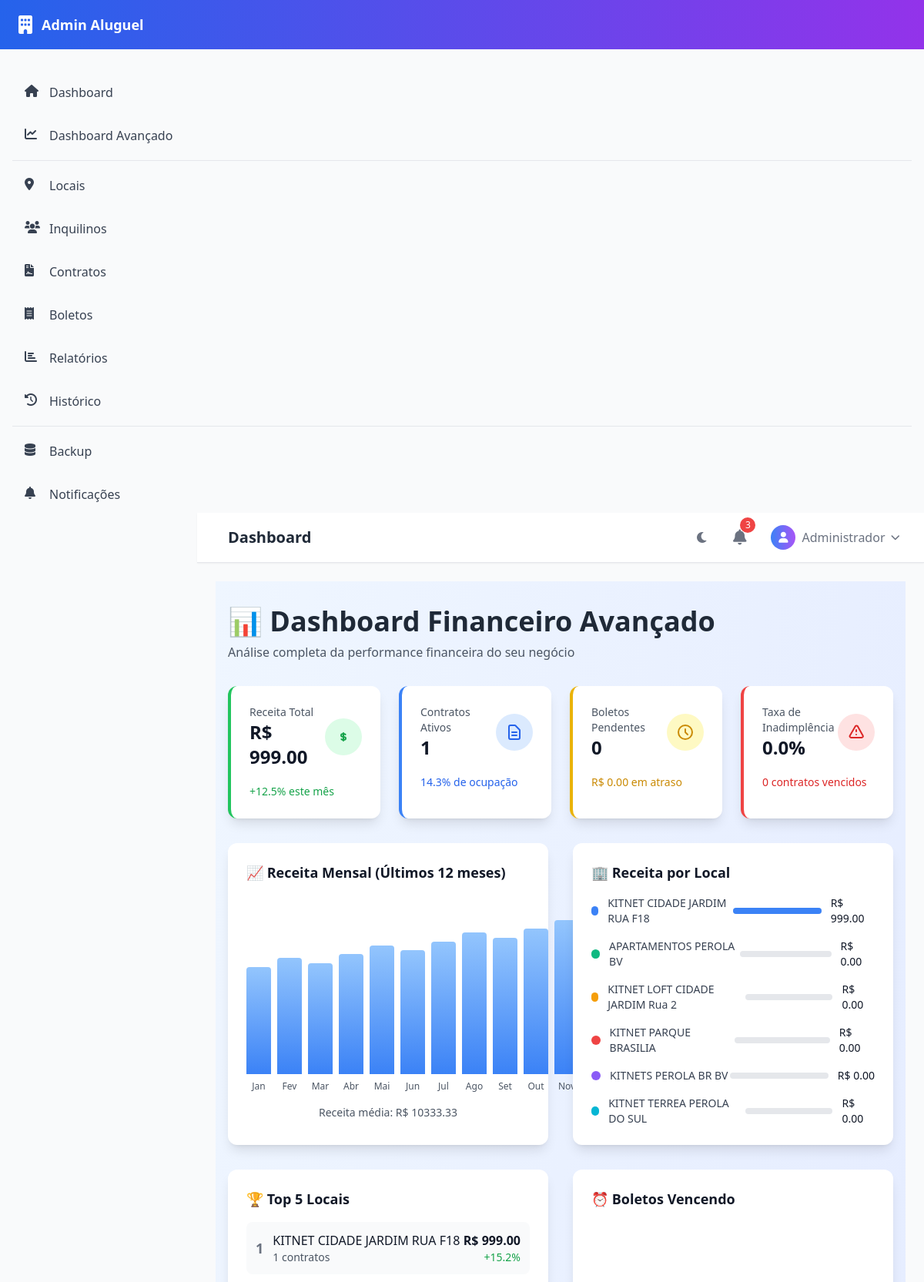
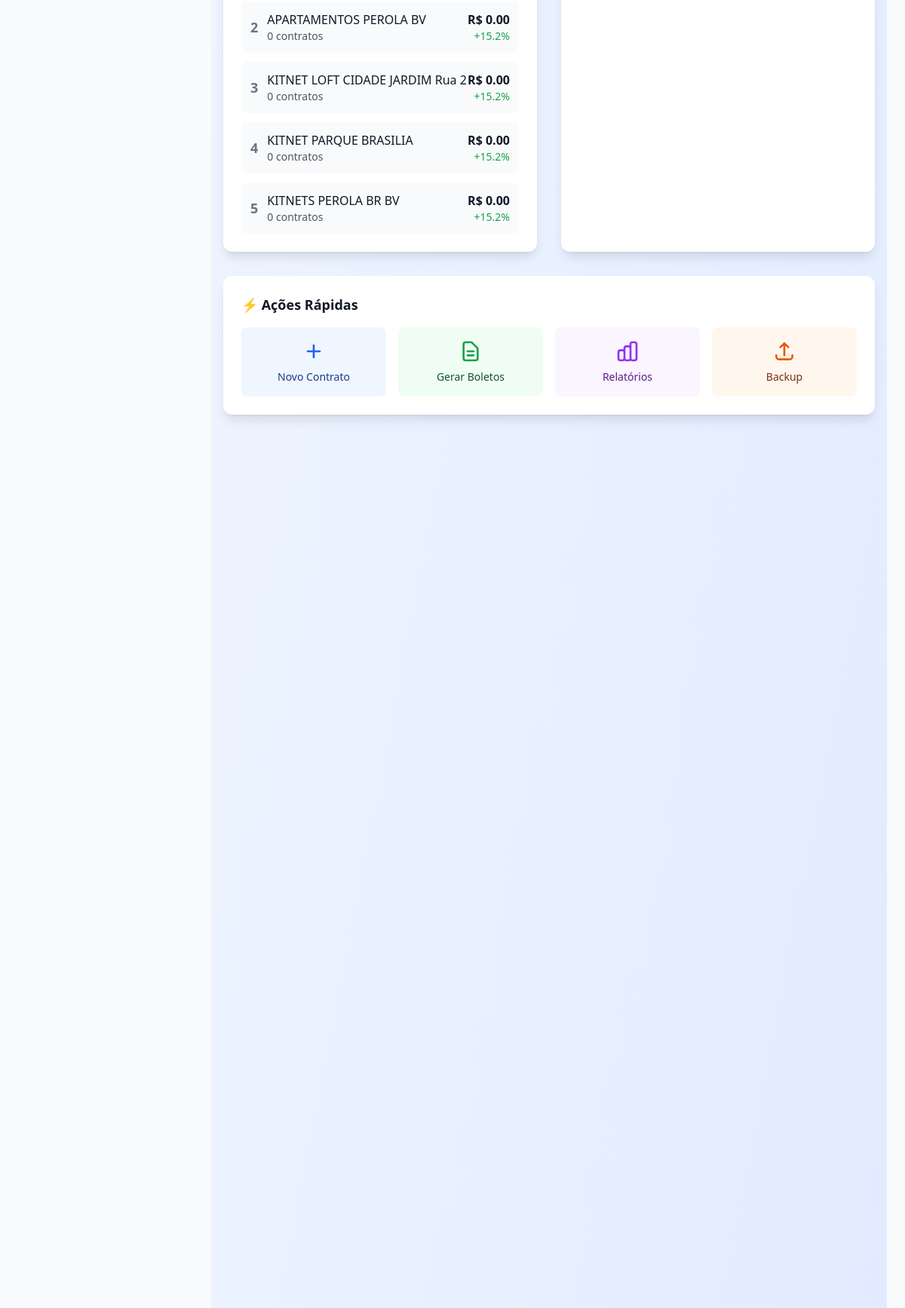
/dashboard_avancado (upper part), run on the app's committed database (2 pictures, top to bottom).
### app/models.py (models this page shows)
class Local(db.Model):
    id = db.Column(db.Integer, primary_key=True)
    nome = db.Column(db.String(120), nullable=False)
    unidades = db.relationship('Unidade', backref='local', lazy=True)

### app/routes.py (the view, shortened to what this page needs)
@app.route('/dashboard_avancado')
def dashboard_avancado():
    try:
        from datetime import datetime
        contratos = Contrato.query.all()
        inquilinos = Inquilino.query.all()
        locais = Local.query.all()
        unidades = Unidade.query.all()
        boletos = Boleto.query.all()
        receita_total = sum(c.valor_aluguel for c in contratos if c.situacao == 'Ativo')
        contratos_ativos = Contrato.query.filter_by(situacao='Ativo').count()
        boletos_pendentes = Boleto.query.filter_by(status='pendente').count()
        valor_pendente = sum(b.valor_total for b in boletos if b.status == 'pendente')
        total_unidades = len(unidades)
        unidades_ocupadas = sum(1 for u in unidades if u.status == 'ocupada')
        taxa_ocupacao = (unidades_ocupadas / total_unidades * 100) if total_unidades > 0 else 0
        contratos_vencidos = Contrato.query.filter_by(situacao='Vencido').count()
        total_contratos = len(contratos)
        taxa_inadimplencia = (contratos_vencidos / total_contratos * 100) if total_contratos > 0 else 0
        crescimento_receita = 12.5
        receita_mensal = [
            {'mes': 'Jan', 'valor': 8500},
            {'mes': 'Fev', 'valor': 9200},
            {'mes': 'Mar', 'valor': 8800},
            {'mes': 'Abr', 'valor': 9500},
            {'mes': 'Mai', 'valor': 10200},
            {'mes': 'Jun', 'valor': 9800},
            {'mes': 'Jul', 'valor': 10500},
            {'mes': 'Ago', 'valor': 11200},
            {'mes': 'Set', 'valor': 10800},
            {'mes': 'Out', 'valor': 11500},
            {'mes': 'Nov', 'valor': 12200},
            {'mes': 'Dez', 'valor': 11800}
        ]
        receita_maxima = max(mes['valor'] for mes in receita_mensal)
        receita_media = sum(mes['valor'] for mes in receita_mensal) / len(receita_mensal)
        receita_por_local = []
        cores = ['#3B82F6', '#10B981', '#F59E0B', '#EF4444', '#8B5CF6', '#06B6D4']
        for i, local in enumerate(locais):
            receita_local = sum(c.valor_aluguel for c in contratos if c.unidade.local_id == local.id and c.situacao == 'Ativo')
            receita_por_local.append({
                'nome': local.nome,
                'valor': receita_local,
                'cor': cores[i % len(cores)]
            })
        top_locais = sorted(receita_por_local, key=lambda x: x['valor'], reverse=True)[:5]
        for local in top_locais:
            local['contratos'] = sum(1 for c in contratos if c.unidade.local.nome == local['nome'] and c.situacao == 'Ativo')
            local['crescimento'] = 15.2
        boletos_vencendo = []
        return render_template('dashboard_avancado.html',
            receita_total=receita_total,
            contratos_ativos=contratos_ativos,
            boletos_pendentes=boletos_pendentes,
            valor_pendente=valor_pendente,
            taxa_ocupacao=taxa_ocupacao,
            taxa_inadimplencia=taxa_inadimplencia,
            crescimento_receita=crescimento_receita,
            receita_mensal=receita_mensal,
            receita_maxima=receita_maxima,
            receita_media=receita_media,
            receita_por_local=receita_por_local,
            top_locais=top_locais,
            boletos_vencendo=boletos_vencendo,
            contratos_vencidos=contratos_vencidos)
    except Exception as e:
        import traceback
        return f"<h1>Erro no Dashboard Avançado</h1><pre>{e}\n\n{traceback.format_exc()}</pre>", 500

### app/templates/dashboard_avancado.html (shortened to what this page needs)
{% extends "base_modern.html" %}
{% block content %}
<div class="min-h-screen bg-gradient-to-br from-blue-50 to-indigo-100 dark:from-gray-900 dark:to-gray-800">
    <div class="container mx-auto px-4 py-8">
        <div class="mb-8">
            <h1 class="text-4xl font-bold text-gray-800 dark:text-white mb-2">
                📊 Dashboard Financeiro Avançado
            </h1>
            <p class="text-gray-600 dark:text-gray-300">
                Análise completa da performance financeira do seu negócio
            </p>
        </div>
        <div class="grid grid-cols-1 md:grid-cols-2 lg:grid-cols-4 gap-6 mb-8">
            <div class="bg-white dark:bg-gray-800 rounded-xl shadow-lg p-6 border-l-4 border-green-500">
                <div class="flex items-center justify-between">
                    <div>
                        <p class="text-sm font-medium text-gray-600 dark:text-gray-400">Receita Total</p>
                        <p class="text-2xl font-bold text-gray-900 dark:text-white">R$ {{ "%.2f"|format(receita_total) }}</p>
                    </div>
                    <div class="p-3 bg-green-100 dark:bg-green-900 rounded-full">
                    </div>
                </div>
                <div class="mt-4">
                    <span class="text-sm text-green-600 dark:text-green-400">+{{ "%.1f"|format(crescimento_receita) }}% este mês</span>
                </div>
            </div>
            <div class="bg-white dark:bg-gray-800 rounded-xl shadow-lg p-6 border-l-4 border-blue-500">
                <div class="flex items-center justify-between">
                    <div>
                        <p class="text-sm font-medium text-gray-600 dark:text-gray-400">Contratos Ativos</p>
                        <p class="text-2xl font-bold text-gray-900 dark:text-white">{{ contratos_ativos }}</p>
                    </div>
                    <div class="p-3 bg-blue-100 dark:bg-blue-900 rounded-full">
                        <svg class="w-6 h-6 text-blue-600 dark:text-blue-400" fill="none" stroke="currentColor" viewBox="0 0 24 24">
                            <path stroke-linecap="round" stroke-linejoin="round" stroke-width="2" d="M9 12h6m-6 4h6m2 5H7a2 2 0 01-2-2V5a2 2 0 012-2h5.586a1 1 0 01.707.293l5.414 5.414a1 1 0 01.293.707V19a2 2 0 01-2 2z"></path>
                        </svg>
                    </div>
                </div>
                <div class="mt-4">
                    <span class="text-sm text-blue-600 dark:text-blue-400">{{ "%.1f"|format(taxa_ocupacao) }}% de ocupação</span>
                </div>
            </div>
            <div class="bg-white dark:bg-gray-800 rounded-xl shadow-lg p-6 border-l-4 border-yellow-500">
                <div class="flex items-center justify-between">
                    <div>
                        <p class="text-sm font-medium text-gray-600 dark:text-gray-400">Boletos Pendentes</p>
                        <p class="text-2xl font-bold text-gray-900 dark:text-white">{{ boletos_pendentes }}</p>
                    </div>
                    <div class="p-3 bg-yellow-100 dark:bg-yellow-900 rounded-full">
                        <svg class="w-6 h-6 text-yellow-600 dark:text-yellow-400" fill="none" stroke="currentColor" viewBox="0 0 24 24">
                            <path stroke-linecap="round" stroke-linejoin="round" stroke-width="2" d="M12 8v4l3 3m6-3a9 9 0 11-18 0 9 9 0 0118 0z"></path>
                        </svg>
                    </div>
                </div>
                <div class="mt-4">
                    <span class="text-sm text-yellow-600 dark:text-yellow-400">R$ {{ "%.2f"|format(valor_pendente) }} em atraso</span>
                </div>
            </div>
            <div class="bg-white dark:bg-gray-800 rounded-xl shadow-lg p-6 border-l-4 border-red-500">
                <div class="flex items-center justify-between">
                    <div>
                        <p class="text-sm font-medium text-gray-600 dark:text-gray-400">Taxa de Inadimplência</p>
                        <p class="text-2xl font-bold text-gray-900 dark:text-white">{{ "%.1f"|format(taxa_inadimplencia) }}%</p>
                    </div>
                    <div class="p-3 bg-red-100 dark:bg-red-900 rounded-full">
                    </div>
                </div>
                <div class="mt-4">
                    <span class="text-sm text-red-600 dark:text-red-400">{{ contratos_vencidos }} contratos vencidos</span>
                </div>
            </div>
        </div>
        <div class="grid grid-cols-1 lg:grid-cols-2 gap-8 mb-8">
            <div class="bg-white dark:bg-gray-800 rounded-xl shadow-lg p-6">
                <h3 class="text-lg font-semibold text-gray-900 dark:text-white mb-4">📈 Receita Mensal (Últimos 12 meses)</h3>
                <div class="h-64 flex items-end justify-between space-x-2">
                    {% for mes in receita_mensal %}
                    <div class="flex flex-col items-center">
                        <div class="bg-gradient-to-t from-blue-500 to-blue-300 rounded-t w-8 mb-2"
                             style="height: {{ (mes.valor / receita_maxima * 200) if receita_maxima > 0 else 0 }}px;">
                        </div>
                        <span class="text-xs text-gray-600 dark:text-gray-400">{{ mes.mes }}</span>
                    </div>
                    {% endfor %}
                </div>
                <div class="mt-4 text-center">
                    <p class="text-sm text-gray-600 dark:text-gray-400">
                        Receita média: R$ {{ "%.2f"|format(receita_media) }}
                    </p>
                </div>
            </div>
            <div class="bg-white dark:bg-gray-800 rounded-xl shadow-lg p-6">
                <h3 class="text-lg font-semibold text-gray-900 dark:text-white mb-4">🏢 Receita por Local</h3>
                <div class="space-y-4">
                    {% for local in receita_por_local %}
                    <div class="flex items-center justify-between">
                        <div class="flex items-center">
                            <div class="w-3 h-3 rounded-full mr-3"
                                 style="background-color: {{ local.cor }};"></div>
                            <span class="text-sm text-gray-700 dark:text-gray-300">{{ local.nome }}</span>
                        </div>
                        <div class="flex items-center">
                            <div class="w-32 bg-gray-200 dark:bg-gray-700 rounded-full h-2 mr-3">
                                                            <div class="bg-blue-500 h-2 rounded-full"
                                 style="width: {{ (local.valor / receita_total * 100) if receita_total > 0 else 0 }}%"></div>
                            </div>
                            <span class="text-sm font-medium text-gray-900 dark:text-white">
                                R$ {{ "%.2f"|format(local.valor) }}
                            </span>
                        </div>
                    </div>
                    {% endfor %}
                </div>
            </div>
        </div>
        <div class="grid grid-cols-1 lg:grid-cols-2 gap-8">
            <div class="bg-white dark:bg-gray-800 rounded-xl shadow-lg p-6">
                <h3 class="text-lg font-semibold text-gray-900 dark:text-white mb-4">🏆 Top 5 Locais</h3>
                <div class="space-y-3">
                    {% for local in top_locais %}
                    <div class="flex items-center justify-between p-3 bg-gray-50 dark:bg-gray-700 rounded-lg">
                        <div class="flex items-center">
                            <span class="text-lg font-bold text-gray-500 dark:text-gray-400 mr-3">{{ loop.index }}</span>
                            <div>
                                <p class="font-medium text-gray-900 dark:text-white">{{ local.nome }}</p>
                                <p class="text-sm text-gray-600 dark:text-gray-400">{{ local.contratos }} contratos</p>
                            </div>
                        </div>
                        <div class="text-right">
                            <p class="font-bold text-gray-900 dark:text-white">R$ {{ "%.2f"|format(local.valor) }}</p>
                            <p class="text-sm text-green-600 dark:text-green-400">+{{ "%.1f"|format(local.crescimento) }}%</p>
                        </div>
                    </div>
                    {% endfor %}
                </div>
            </div>
            <div class="bg-white dark:bg-gray-800 rounded-xl shadow-lg p-6">
                <h3 class="text-lg font-semibold text-gray-900 dark:text-white mb-4">⏰ Boletos Vencendo</h3>
            </div>
        </div>
        <div class="mt-8 bg-white dark:bg-gray-800 rounded-xl shadow-lg p-6">
            <h3 class="text-lg font-semibold text-gray-900 dark:text-white mb-4">⚡ Ações Rápidas</h3>
            <div class="grid grid-cols-2 md:grid-cols-4 gap-4">
                <a href="{{ url_for('cadastrar_contrato') }}"
                   class="flex flex-col items-center p-4 bg-blue-50 dark:bg-blue-900 rounded-lg hover:bg-blue-100 dark:hover:bg-blue-800 transition-colors">
                    <svg class="w-8 h-8 text-blue-600 dark:text-blue-400 mb-2" fill="none" stroke="currentColor" viewBox="0 0 24 24">
                        <path stroke-linecap="round" stroke-linejoin="round" stroke-width="2" d="M12 6v6m0 0v6m0-6h6m-6 0H6"></path>
                    </svg>
                    <span class="text-sm font-medium text-blue-900 dark:text-blue-100">Novo Contrato</span>
                </a>
                <a href="{{ url_for('gerar_boletos_lote') }}"
                   class="flex flex-col items-center p-4 bg-green-50 dark:bg-green-900 rounded-lg hover:bg-green-100 dark:hover:bg-green-800 transition-colors">
                    <svg class="w-8 h-8 text-green-600 dark:text-green-400 mb-2" fill="none" stroke="currentColor" viewBox="0 0 24 24">
                        <path stroke-linecap="round" stroke-linejoin="round" stroke-width="2" d="M9 12h6m-6 4h6m2 5H7a2 2 0 01-2-2V5a2 2 0 012-2h5.586a1 1 0 01.707.293l5.414 5.414a1 1 0 01.293.707V19a2 2 0 01-2 2z"></path>
                    </svg>
                    <span class="text-sm font-medium text-green-900 dark:text-green-100">Gerar Boletos</span>
                </a>
                <a href="{{ url_for('relatorios') }}"
                   class="flex flex-col items-center p-4 bg-purple-50 dark:bg-purple-900 rounded-lg hover:bg-purple-100 dark:hover:bg-purple-800 transition-colors">
                    <span class="text-sm font-medium text-purple-900 dark:text-purple-100">Relatórios</span>
                </a>
                <a href="{{ url_for('backup_page') }}"
                   class="flex flex-col items-center p-4 bg-orange-50 dark:bg-orange-900 rounded-lg hover:bg-orange-100 dark:hover:bg-orange-800 transition-colors">
                    <svg class="w-8 h-8 text-orange-600 dark:text-orange-400 mb-2" fill="none" stroke="currentColor" viewBox="0 0 24 24">
                        <path stroke-linecap="round" stroke-linejoin="round" stroke-width="2" d="M4 16v1a3 3 0 003 3h10a3 3 0 003-3v-1m-4-8l-4-4m0 0L8 8m4-4v12"></path>
                    </svg>
                    <span class="text-sm font-medium text-orange-900 dark:text-orange-100">Backup</span>
                </a>
            </div>
        </div>
    </div>
</div>
{% endblock %}

### app/templates/base_modern.html (style rules this page uses)
.animate-fade-in { animation: fadeIn 0.5s ease-in; }

### data on the page
Local: nome "KITNET CIDADE JARDIM RUA F18", {{ (local.valor / receita_total * 100) if receita_total > 0 else 0 }} 100.0 (drawn), valor "999.00", contratos "1", crescimento "15.2"
Local: nome "APARTAMENTOS PEROLA BV", valor "0.00", contratos "0", crescimento "15.2"
Local: nome "KITNET LOFT CIDADE JARDIM Rua 2", valor "0.00", contratos "0", crescimento "15.2"
Local: nome "KITNET PARQUE BRASILIA", valor "0.00", contratos "0", crescimento "15.2"
Local: nome "KITNETS PEROLA BR BV", valor "0.00", contratos "0", crescimento "15.2"
Local: nome "KITNET TERREA PEROLA DO SUL", valor "0.00"

### other printed values
{{ "%.2f"|format(receita_total) }} "999.00"
{{ "%.1f"|format(crescimento_receita) }} "12.5"
{{ contratos_ativos }} "1"
{{ "%.1f"|format(taxa_ocupacao) }} "14.3"
{{ boletos_pendentes }} "0"
{{ "%.2f"|format(valor_pendente) }} "0.00"
{{ "%.1f"|format(taxa_inadimplencia) }} "0.0"
{{ contratos_vencidos }} "0"
{{ mes.mes }} "Jan" "Fev" "Mar" "Abr" "Mai" "Jun" "Jul" "Ago" "Set" "Out" "Nov"
{{ "%.2f"|format(receita_media) }} "10333.33"
